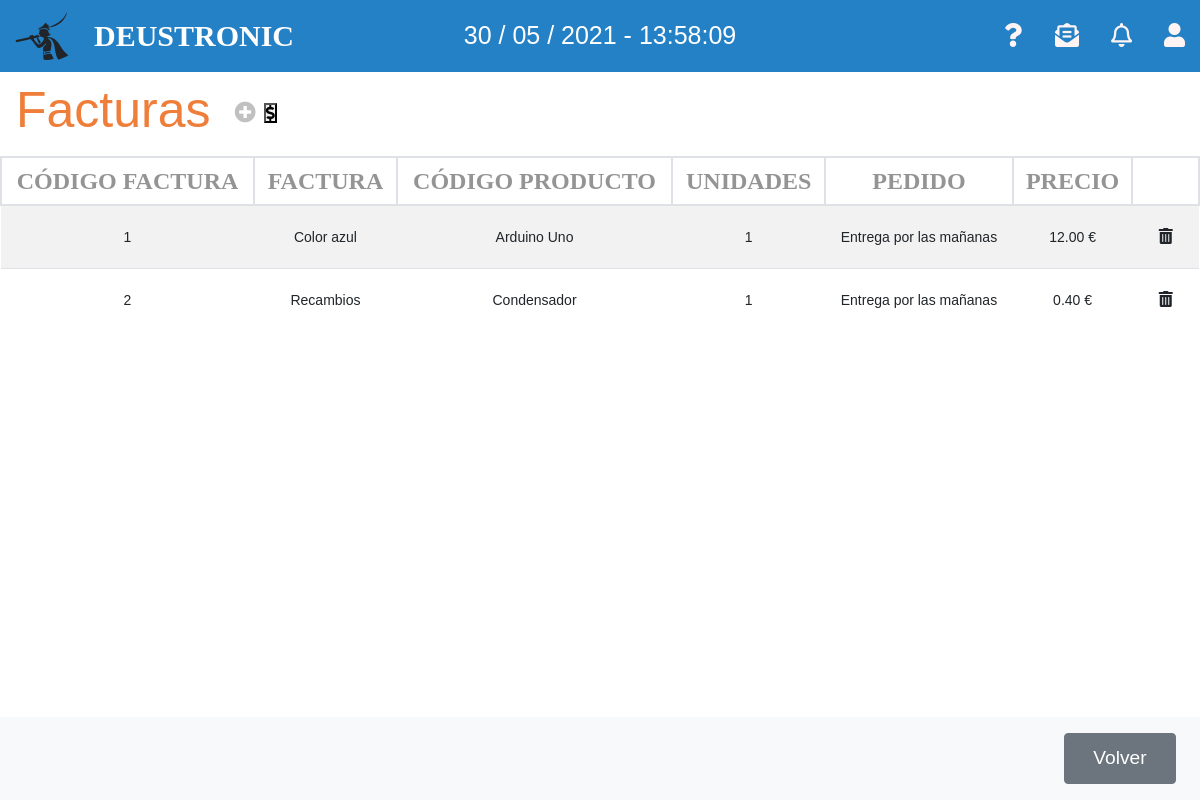
/appEntrega/facturas/, run on an earlier commit of the app's database.
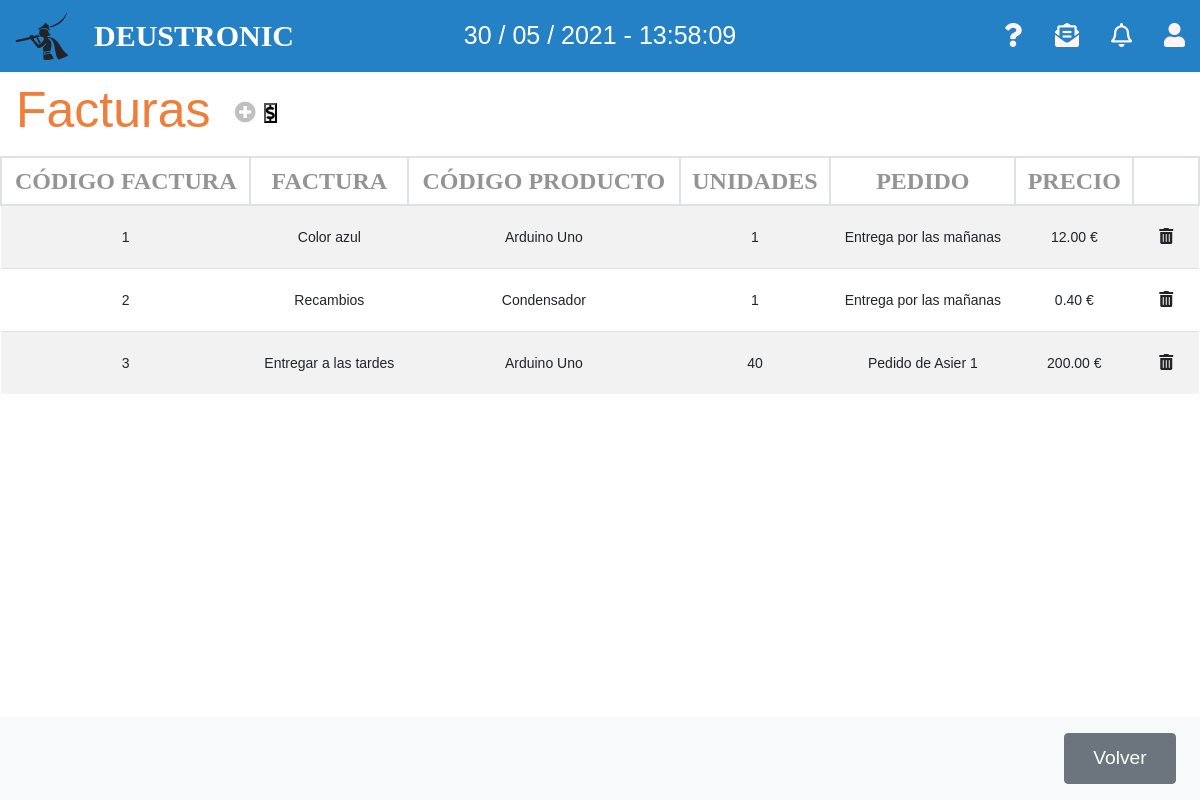
And on a later commit of the database.
### appEntrega/models.py (models this page shows, shortened)
class Factura(models.Model):
    referencia = models.CharField(max_length=12, primary_key=True)
    pedido_referencia = models.ForeignKey(Orden_Pedido, on_delete=models.CASCADE)
    producto_referencia = models.ForeignKey(Producto, on_delete=models.CASCADE)
    unidades = models.PositiveIntegerField(default=1)
    linea_precio = models.DecimalField(max_digits=10, decimal_places=2, default=0)
    descripcion = models.TextField(max_length=250)

class Producto(models.Model):
    producto_referencia = models.CharField(max_length=13, primary_key=True)
    producto_nombre = models.CharField(max_length=50)
    producto_descripcion = models.CharField(max_length=250)
    producto_categoria = models.CharField(max_length=50)
    producto_precio = models.DecimalField(max_digits=10, decimal_places=2, default=0)
    producto_pdf = models.FileField(blank=True,null=True)
    def __str__(self):
        return self.producto_nombre

class Orden_Pedido(models.Model):
    pedido_referencia = models.CharField(max_length=12, primary_key=True)
    pedido_fecha = models.DateField(auto_now=True)
    pedido_descripcion = models.TextField(max_length=250)
    pedido_cliente_cif = models.ForeignKey(Cliente, on_delete=models.CASCADE)
    def __str__(self):
        return self.pedido_descripcion

### appEntrega/views.py (the view)
# urls.py: path('facturas/', FacturaListView.as_view(), name='listaFactura'),
class FacturaListView(ListView):
    model = Factura
    template_name = 'listaFacturas.html'
    context_object_name = 'lista_facturas'

### appEntrega/templates/listaFacturas.html (shortened to what this page needs)
{% extends 'base.html' %}
{% block content %}
<div class="">
    <nav class="navbar navbar-light table-navbar">
        <h2 class="orange-color">Facturas</h2>
        <ul class="navbar-nav mr-auto flex-row">
            <li class="nav-item m-0 ml-3">
                <i class="fas fa-plus-circle fa-lg c-grey"
                    onclick="location.href='http://127.0.0.1:8000/appEntrega/facturas/nuevo/'"></i>
            </li>
            <li class="">
                <button class="fas fa-dollar-sign" onclick="comprobarMoneda()"></button>
            </li>
        </ul>
    </nav>
</div>
<div class="row">
    <div class="col-md-12">
        <table class="table-deustronic table table-striped table-hover">
            <thead>
                <tr>
                    <th>CÓDIGO FACTURA</th>
					<th>FACTURA</th>
					<th>CÓDIGO PRODUCTO</th>
					<th>UNIDADES</th>
					<th>PEDIDO</th>
					<th>PRECIO</th>
                    <th></th>
                </tr>
            </thead>
            <tbody>
                {% if lista_facturas %}
                {% for factura in lista_facturas %}
                <tr ondblclick="location.href='http://127.0.0.1:8000/appEntrega/facturas/{{factura.pk}}/editar/'">
                    <td>{{factura.referencia}}</td>
					<td>{{factura.descripcion}}</td>
					<td>{{factura.producto_referencia}}</td>
					<td>{{factura.unidades}}</td>
					<td>{{factura.pedido_referencia}}</td>
					<td>{{factura.linea_precio }} €</td>
                    <td><button class="btn"
                        onclick="location.href='http://127.0.0.1:8000/appEntrega/facturas/{{factura.pk}}/delete/'"><i
                            class="fas fa-trash-alt"></i></button></td>
                </tr>
                {% endfor %}
                {% else %}
                <tr>
                    <td colspan="6">
                        <p>No existen Facturas</p>
                    </td>
                </tr>
                {% endif %}
            </tbody>
        </table>
    </div>
</div>
<nav class="navbar navbar-light bg-light fixed-bottom">
    <div class="form-inline ml-auto">
        <button onclick="location.href='http://127.0.0.1:8000/appEntrega'" class="btn boton-nav btn-secondary m-2 z-2"
            type="button">Volver</button>
    </div>
</nav>
{% endblock %}

What changed in the data, as far as the page shows it:
added Factura: referencia "3", descripcion "Entregar a las tardes", producto_referencia "Arduino Uno", unidades "40", pedido_referencia "Pedido de Asier 1", linea_precio "200.00"
